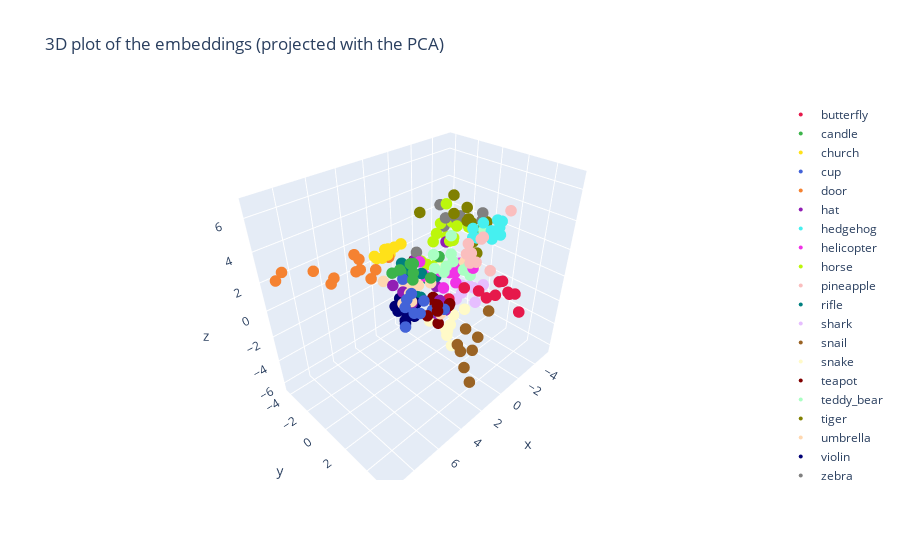

This figure's notebook cell:
### Code cell
'''Correction '''
traces = []
fig = go.Figure()
for i, (category, coordinates) in enumerate(data.items()):
    trace = go.Scatter3d(
        x=coordinates['x'],
        y=coordinates['y'],
        z=coordinates['z'],
        name=category,
        mode='markers',
        marker=dict(
            size=4,
            color=colors[i],
            line=dict()
        )
    )
    fig.add_trace(trace)
fig.update_layout(title='3D plot of the embeddings (projected with the PCA)')    
fig.show()
